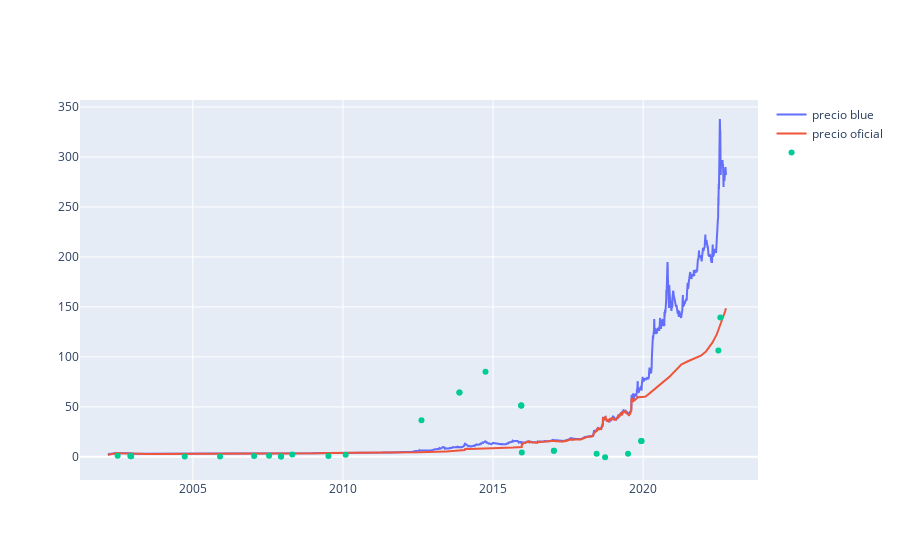

The cell this chart's notebook holds for it:
### Code cell
fig = make_subplots()
fig.add_trace(go.Scatter(x=precio['fecha'],y=precio['precio_blue'],name='precio blue'))
fig.add_trace(go.Scatter(x=precio['fecha'],y=precio['precio_oficial'],name='precio oficial'))
fig.add_trace(go.Scatter(x=p['fecha'],y=p['diferencia'],mode='markers',marker=dict(size=6),name=''
                        ,customdata=p[col],hovertemplate='<br>  diferencia blue vs of: %{y}<br>  evento: %{customdata[0]}<br>  tipo: %{customdata[1]} ',))
fig.update_layout(hovermode="x unified") 

fig.show()

### Figure 1 — Plotly figure (JSON) as saved in the notebook; plotly's stock layout.template omitted (floating-point values rounded to 4 significant figures; data arrays with more than 128 entries replaced by an {"elided": "..."} marker saying what was removed)
{"data": [{"name": "precio blue", "type": "scatter", "x": {"elided": "5051 str values"}, "y": {"elided": "5051 float values"}}, {"name": "precio oficial", "type": "scatter", "x": {"elided": "5051 str values"}, "y": {"elided": "5051 float values"}}, {"customdata": [["Aldo Pignanelli", "bcra"], ["Fin del Corralito", "misc"], ["Alfonso Prat-Gay", "bcra"], ["Alfonso Prat-Gay", "bcra"], ["Hernán Martín Pérez Redrado", "bcra"], ["Felisa Miceli", "econ"], ["Intervención del INDEC", "misc"], ["Miguel Peirano", "econ"], ["Martín Lousteau", "econ"], ["Cristina Fernández de Kirchner", "pres"], ["Carlos Fernández", "econ"], ["Amado Boudou", "econ"], ["Mercedes Marcó Del Pont", "bcra"], ["Cepo al Dolar", "misc"], ["Juan Carlos Fábrega", "bcra"], ["Axel Kicillof", "econ"], ["Alejandro Vanoli", "bcra"], ["Federico Sturzenegger", "bcra"], ["Alfonso Prat-Gay", "fina"], ["Mauricio Macri", "pres"], ["Levantamiento del Cepo al Dolar", "misc"], ["Luis Caputo", "fina"], ["Nicolas Dujovne", "trea"], ["Luis Caputo", "bcra"], ["Guido Sandleris", "bcra"], ["Hernán Lacunza", "trea"], ["Miguel Ángel Pesce", "bcra"], ["Martín Guzmán", "econ"], ["Alberto Fernández", "pres"], ["Silvina Batakis", "econ"], ["Sergio Massa", "econ"]], "hovertemplate": "<br>  diferencia blue vs of: %{y}<br>  evento: %{customdata[0]}<br>  tipo: %{customdata[1]} ", "marker": {"size": 6}, "mode": "markers", "name": "", "type": "scatter", "x": ["2002-07-01", "2002-12-02", "2002-12-11", "2002-12-11", "2004-09-24", "2005-11-28", "2007-01-16", "2007-07-17", "2007-12-10", "2007-12-10", "2008-04-25", "2009-07-08", "2010-02-03", "2012-08-13", "2013-11-18", "2013-11-18", "2014-10-01", "2015-12-10", "2015-12-10", "2015-12-10", "2015-12-17", "2017-01-10", "2017-01-10", "2018-06-14", "2018-09-25", "2019-07-01", "2019-12-10", "2019-12-10", "2019-12-10", "2022-07-04", "2022-07-28"], "y": [1.055, 0.8357, 0.5698, 0.5698, 0.3333, 0.3344, 0.8117, 1.129, 0.3981, 0.3981, 2.28, 0.853, 2.089, 36.52, 64.5, 64.5, 85.09, 51.49, 51.49, 51.49, 4.361, 6.175, 6.175, 3.104, -0.3906, 3.109, 15.91, 15.91, 15.91, 106.4, 139.5]}], "layout": {"hovermode": "x unified", "xaxis": {"anchor": "y", "domain": [0, 1]}, "yaxis": {"anchor": "x", "domain": [0, 1]}}}
